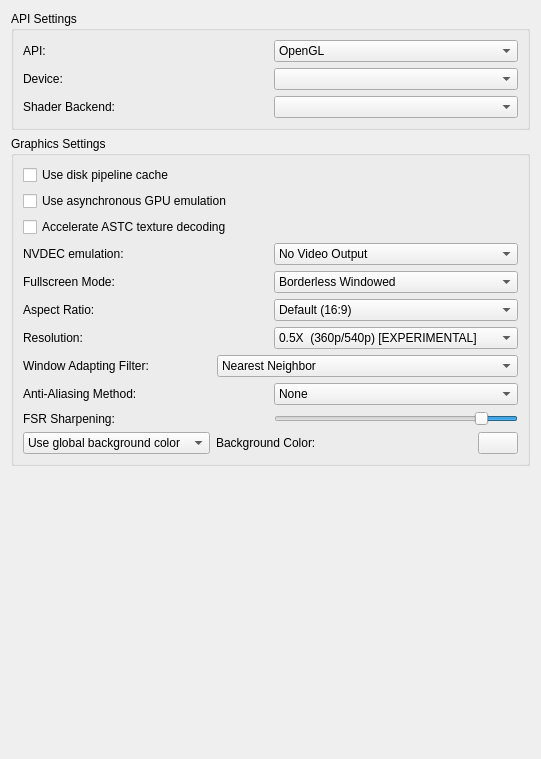
<?xml version="1.0" encoding="UTF-8"?>
<ui version="4.0">
 <class>ConfigureGraphics</class>
 <widget class="QWidget" name="ConfigureGraphics">
  <property name="geometry">
   <rect>
    <x>0</x>
    <y>0</y>
    <width>541</width>
    <height>759</height>
   </rect>
  </property>
  <property name="windowTitle">
   <string>Form</string>
  </property>
  <property name="accessibleName">
   <string>Graphics</string>
  </property>
  <layout class="QVBoxLayout" name="verticalLayout_1">
   <item>
    <layout class="QVBoxLayout" name="verticalLayout_2">
     <item>
      <widget class="QGroupBox" name="groupBox_2">
       <property name="title">
        <string>API Settings</string>
       </property>
       <layout class="QVBoxLayout" name="verticalLayout_3">
        <item>
         <widget class="QWidget" name="api_widget" native="true">
          <layout class="QGridLayout" name="gridLayout">
           <property name="leftMargin">
            <number>0</number>
           </property>
           <property name="topMargin">
            <number>0</number>
           </property>
           <property name="rightMargin">
            <number>0</number>
           </property>
           <property name="bottomMargin">
            <number>0</number>
           </property>
           <property name="horizontalSpacing">
            <number>6</number>
           </property>
           <item row="4" column="0">
            <widget class="QWidget" name="backend_widget" native="true">
             <layout class="QHBoxLayout" name="backend_layout">
              <property name="leftMargin">
               <number>0</number>
              </property>
              <property name="topMargin">
               <number>0</number>
              </property>
              <property name="rightMargin">
               <number>0</number>
              </property>
              <property name="bottomMargin">
               <number>0</number>
              </property>
              <item>
               <widget class="QLabel" name="backend_label">
                <property name="text">
                 <string>Shader Backend:</string>
                </property>
               </widget>
              </item>
              <item>
               <widget class="QComboBox" name="backend"/>
              </item>
             </layout>
            </widget>
           </item>
           <item row="2" column="0">
            <widget class="QWidget" name="device_widget" native="true">
             <layout class="QHBoxLayout" name="device_layout">
              <property name="leftMargin">
               <number>0</number>
              </property>
              <property name="topMargin">
               <number>0</number>
              </property>
              <property name="rightMargin">
               <number>0</number>
              </property>
              <property name="bottomMargin">
               <number>0</number>
              </property>
              <item>
               <widget class="QLabel" name="device_label">
                <property name="text">
                 <string>Device:</string>
                </property>
               </widget>
              </item>
              <item>
               <widget class="QComboBox" name="device"/>
              </item>
             </layout>
            </widget>
           </item>
           <item row="0" column="0">
            <widget class="QWidget" name="api_layout_2" native="true">
             <layout class="QHBoxLayout" name="api_layout">
              <property name="leftMargin">
               <number>0</number>
              </property>
              <property name="topMargin">
               <number>0</number>
              </property>
              <property name="rightMargin">
               <number>0</number>
              </property>
              <property name="bottomMargin">
               <number>0</number>
              </property>
              <item>
               <widget class="QLabel" name="api_label">
                <property name="text">
                 <string>API:</string>
                </property>
               </widget>
              </item>
              <item>
               <widget class="QComboBox" name="api">
                <property name="sizePolicy">
                 <sizepolicy hsizetype="Preferred" vsizetype="Fixed">
                  <horstretch>0</horstretch>
                  <verstretch>0</verstretch>
                 </sizepolicy>
                </property>
                <item>
                 <property name="text">
                  <string notr="true">OpenGL</string>
                 </property>
                </item>
                <item>
                 <property name="text">
                  <string notr="true">Vulkan</string>
                 </property>
                </item>
               </widget>
              </item>
             </layout>
            </widget>
           </item>
          </layout>
         </widget>
        </item>
       </layout>
      </widget>
     </item>
     <item>
      <widget class="QGroupBox" name="groupBox">
       <property name="title">
        <string>Graphics Settings</string>
       </property>
       <layout class="QVBoxLayout" name="verticalLayout_4">
        <item>
         <widget class="QCheckBox" name="use_disk_shader_cache">
          <property name="text">
           <string>Use disk pipeline cache</string>
          </property>
         </widget>
        </item>
        <item>
         <widget class="QCheckBox" name="use_asynchronous_gpu_emulation">
          <property name="text">
           <string>Use asynchronous GPU emulation</string>
          </property>
         </widget>
        </item>
        <item>
         <widget class="QCheckBox" name="accelerate_astc">
          <property name="text">
           <string>Accelerate ASTC texture decoding</string>
          </property>
         </widget>
        </item>
        <item>
         <widget class="QWidget" name="nvdec_emulation_widget" native="true">
          <layout class="QHBoxLayout" name="nvdec_emulation_layout">
           <property name="leftMargin">
            <number>0</number>
           </property>
           <property name="topMargin">
            <number>0</number>
           </property>
           <property name="rightMargin">
            <number>0</number>
           </property>
           <property name="bottomMargin">
            <number>0</number>
           </property>
           <item>
            <widget class="QLabel" name="nvdec_emulation_label">
             <property name="text">
              <string>NVDEC emulation:</string>
             </property>
            </widget>
           </item>
           <item>
            <widget class="QComboBox" name="nvdec_emulation">
             <item>
              <property name="text">
               <string>No Video Output</string>
              </property>
             </item>
             <item>
              <property name="text">
               <string>CPU Video Decoding</string>
              </property>
             </item>
             <item>
              <property name="text">
               <string>GPU Video Decoding (Default)</string>
              </property>
             </item>
            </widget>
           </item>
          </layout>
         </widget>
        </item>
        <item>
         <widget class="QWidget" name="fullscreen_mode_layout" native="true">
          <layout class="QHBoxLayout" name="horizontalLayout_1">
           <property name="leftMargin">
            <number>0</number>
           </property>
           <property name="topMargin">
            <number>0</number>
           </property>
           <property name="rightMargin">
            <number>0</number>
           </property>
           <property name="bottomMargin">
            <number>0</number>
           </property>
           <item>
            <widget class="QLabel" name="fullscreen_mode_label">
             <property name="text">
              <string>Fullscreen Mode:</string>
             </property>
            </widget>
           </item>
           <item>
            <widget class="QComboBox" name="fullscreen_mode_combobox">
             <item>
              <property name="text">
               <string>Borderless Windowed</string>
              </property>
             </item>
             <item>
              <property name="text">
               <string>Exclusive Fullscreen</string>
              </property>
             </item>
            </widget>
           </item>
          </layout>
         </widget>
        </item>
        <item>
         <widget class="QWidget" name="aspect_ratio_layout" native="true">
          <layout class="QHBoxLayout" name="horizontalLayout_2">
           <property name="leftMargin">
            <number>0</number>
           </property>
           <property name="topMargin">
            <number>0</number>
           </property>
           <property name="rightMargin">
            <number>0</number>
           </property>
           <property name="bottomMargin">
            <number>0</number>
           </property>
           <item>
            <widget class="QLabel" name="ar_label">
             <property name="text">
              <string>Aspect Ratio:</string>
             </property>
            </widget>
           </item>
           <item>
            <widget class="QComboBox" name="aspect_ratio_combobox">
             <item>
              <property name="text">
               <string>Default (16:9)</string>
              </property>
             </item>
             <item>
              <property name="text">
               <string>Force 4:3</string>
              </property>
             </item>
             <item>
              <property name="text">
               <string>Force 21:9</string>
              </property>
             </item>
             <item>
              <property name="text">
               <string>Force 16:10</string>
              </property>
             </item>
             <item>
              <property name="text">
               <string>Stretch to Window</string>
              </property>
             </item>
            </widget>
           </item>
          </layout>
         </widget>
        </item>
        <item>
         <widget class="QWidget" name="resolution_layout" native="true">
          <layout class="QHBoxLayout" name="horizontalLayout_5">
           <property name="leftMargin">
            <number>0</number>
           </property>
           <property name="topMargin">
            <number>0</number>
           </property>
           <property name="rightMargin">
            <number>0</number>
           </property>
           <property name="bottomMargin">
            <number>0</number>
           </property>
           <item>
            <widget class="QLabel" name="resolution_label">
             <property name="text">
              <string>Resolution:</string>
             </property>
            </widget>
           </item>
           <item>
            <widget class="QComboBox" name="resolution_combobox">
             <item>
              <property name="text">
               <string>0.5X  (360p/540p) [EXPERIMENTAL]</string>
              </property>
             </item>
             <item>
              <property name="text">
               <string>0.75X (540p/810p) [EXPERIMENTAL]</string>
              </property>
             </item>
             <item>
              <property name="text">
               <string>1X (720p/1080p)</string>
              </property>
             </item>
             <item>
              <property name="text">
               <string>2X (1440p/2160p)</string>
              </property>
             </item>
             <item>
              <property name="text">
               <string>3X (2160p/3240p)</string>
              </property>
             </item>
             <item>
              <property name="text">
               <string>4X (2880p/4320p)</string>
              </property>
             </item>
             <item>
              <property name="text">
               <string>5X (3600p/5400p)</string>
              </property>
             </item>
             <item>
              <property name="text">
               <string>6X (4320p/6480p)</string>
              </property>
             </item>
            </widget>
           </item>
          </layout>
         </widget>
        </item>
        <item>
         <widget class="QWidget" name="scaling_filter_layout" native="true">
          <layout class="QHBoxLayout" name="horizontalLayout_6">
           <property name="leftMargin">
            <number>0</number>
           </property>
           <property name="topMargin">
            <number>0</number>
           </property>
           <property name="rightMargin">
            <number>0</number>
           </property>
           <property name="bottomMargin">
            <number>0</number>
           </property>
           <item>
            <widget class="QLabel" name="scaling_filter_label">
             <property name="text">
              <string>Window Adapting Filter:</string>
             </property>
            </widget>
           </item>
           <item>
            <widget class="QComboBox" name="scaling_filter_combobox">
             <item>
              <property name="text">
               <string>Nearest Neighbor</string>
              </property>
             </item>
             <item>
              <property name="text">
               <string>Bilinear</string>
              </property>
             </item>
             <item>
              <property name="text">
               <string>Bicubic</string>
              </property>
             </item>
             <item>
              <property name="text">
               <string>Gaussian</string>
              </property>
             </item>
             <item>
              <property name="text">
               <string>ScaleForce</string>
              </property>
             </item>
             <item>
              <property name="text">
               <string>AMD FidelityFX™️ Super Resolution (Vulkan Only)</string>
              </property>
             </item>
            </widget>
           </item>
          </layout>
         </widget>
        </item>
        <item>
         <widget class="QWidget" name="anti_aliasing_layout" native="true">
          <layout class="QHBoxLayout" name="horizontalLayout_7">
           <property name="leftMargin">
            <number>0</number>
           </property>
           <property name="topMargin">
            <number>0</number>
           </property>
           <property name="rightMargin">
            <number>0</number>
           </property>
           <property name="bottomMargin">
            <number>0</number>
           </property>
           <item>
            <widget class="QLabel" name="anti_aliasing_label">
             <property name="text">
              <string>Anti-Aliasing Method:</string>
             </property>
            </widget>
           </item>
           <item>
            <widget class="QComboBox" name="anti_aliasing_combobox">
             <item>
              <property name="text">
               <string>None</string>
              </property>
             </item>
             <item>
              <property name="text">
               <string>FXAA</string>
              </property>
             </item>
            </widget>
           </item>
          </layout>
         </widget>
        </item>
        <item>
         <widget class="QWidget" name="fsr_sharpening_layout" native="true">
          <property name="enabled">
           <bool>true</bool>
          </property>
          <layout class="QHBoxLayout" name="horizontalLayout">
           <property name="spacing">
            <number>6</number>
           </property>
           <property name="sizeConstraint">
            <enum>QLayout::SetDefaultConstraint</enum>
           </property>
           <property name="leftMargin">
            <number>0</number>
           </property>
           <property name="topMargin">
            <number>0</number>
           </property>
           <property name="rightMargin">
            <number>0</number>
           </property>
           <property name="bottomMargin">
            <number>0</number>
           </property>
           <item alignment="Qt::AlignLeft">
            <widget class="QLabel" name="fsr_sharpening_label">
             <property name="text">
              <string>FSR Sharpening:</string>
             </property>
            </widget>
           </item>
           <item>
            <widget class="QSlider" name="fsr_sharpening_slider">
             <property name="sizePolicy">
              <sizepolicy hsizetype="Preferred" vsizetype="Fixed">
               <horstretch>0</horstretch>
               <verstretch>0</verstretch>
              </sizepolicy>
             </property>
             <property name="maximum">
              <number>200</number>
             </property>
             <property name="sliderPosition">
              <number>25</number>
             </property>
             <property name="orientation">
              <enum>Qt::Horizontal</enum>
             </property>
             <property name="invertedAppearance">
              <bool>true</bool>
             </property>
            </widget>
           </item>
          </layout>
         </widget>
        </item>
        <item>
         <widget class="QWidget" name="bg_layout" native="true">
          <property name="sizePolicy">
           <sizepolicy hsizetype="Preferred" vsizetype="Preferred">
            <horstretch>0</horstretch>
            <verstretch>0</verstretch>
           </sizepolicy>
          </property>
          <layout class="QHBoxLayout" name="horizontalLayout_3">
           <property name="spacing">
            <number>6</number>
           </property>
           <property name="leftMargin">
            <number>0</number>
           </property>
           <property name="topMargin">
            <number>0</number>
           </property>
           <property name="rightMargin">
            <number>0</number>
           </property>
           <property name="bottomMargin">
            <number>0</number>
           </property>
           <item>
            <widget class="QComboBox" name="bg_combobox">
             <property name="currentText">
              <string>Use global background color</string>
             </property>
             <property name="currentIndex">
              <number>0</number>
             </property>
             <property name="maxVisibleItems">
              <number>10</number>
             </property>
             <item>
              <property name="text">
               <string>Use global background color</string>
              </property>
             </item>
             <item>
              <property name="text">
               <string>Set background color:</string>
              </property>
             </item>
            </widget>
           </item>
           <item>
            <widget class="QLabel" name="bg_label">
             <property name="text">
              <string>Background Color:</string>
             </property>
            </widget>
           </item>
           <item>
            <spacer name="horizontalSpacer">
             <property name="orientation">
              <enum>Qt::Horizontal</enum>
             </property>
             <property name="sizeHint" stdset="0">
              <size>
               <width>40</width>
               <height>20</height>
              </size>
             </property>
            </spacer>
           </item>
           <item>
            <widget class="QPushButton" name="bg_button">
             <property name="maximumSize">
              <size>
               <width>40</width>
               <height>16777215</height>
              </size>
             </property>
            </widget>
           </item>
          </layout>
         </widget>
        </item>
       </layout>
      </widget>
     </item>
    </layout>
   </item>
   <item>
    <spacer name="verticalSpacer">
     <property name="orientation">
      <enum>Qt::Vertical</enum>
     </property>
     <property name="sizeHint" stdset="0">
      <size>
       <width>20</width>
       <height>40</height>
      </size>
     </property>
    </spacer>
   </item>
  </layout>
 </widget>
 <resources/>
 <connections/>
</ui>
